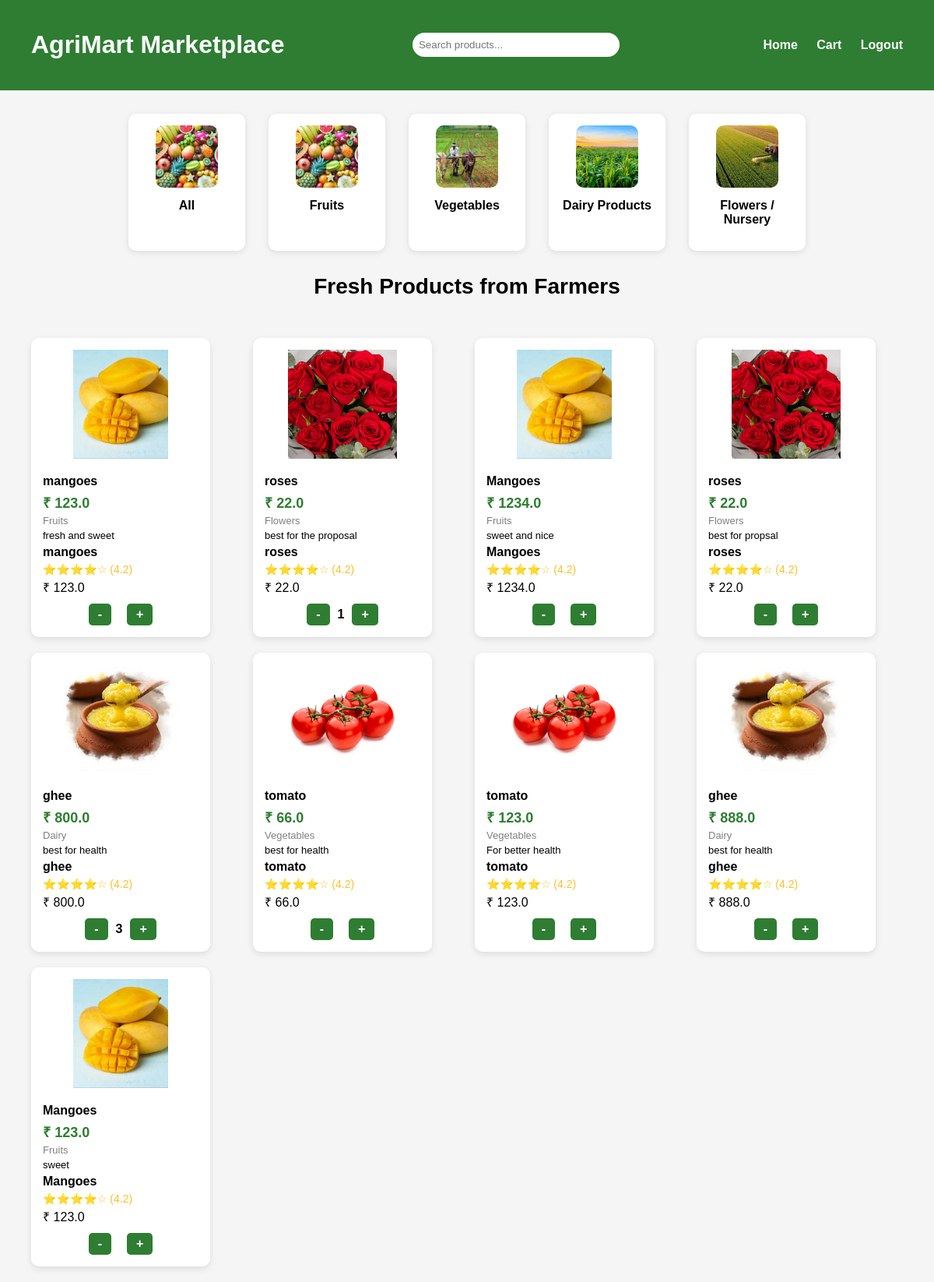
/marketplace (signed in), run on the app's committed database.
### models.py (models this page shows)
class Product(db.Model):
    id = db.Column(db.Integer, primary_key=True)
    name = db.Column(db.String(100))
    price = db.Column(db.Float)
    description = db.Column(db.Text)
    category = db.Column(db.String(100))
    image = db.Column(db.String(200))   # NEW COLUMN
    farmer_id = db.Column(db.Integer, db.ForeignKey('user.id'))

class Cart(db.Model):
    id = db.Column(db.Integer, primary_key=True)
    user_id = db.Column(db.Integer)
    product_id = db.Column(db.Integer)
    quantity = db.Column(db.Integer)

### app.py (the view)
@app.route("/marketplace")
@login_required
def marketplace():
    products = Product.query.all()
    cart_items = Cart.query.filter_by(user_id=current_user.id).all()
    cart_count = sum(item.quantity for item in cart_items)
    return render_template(
        "marketplace.html",
        products=products,
        cart_items=cart_items,
        cart_count=cart_count
    )

### app.py (called while the page is built)
@login_manager.user_loader
def load_user(user_id):
    return User.query.get(int(user_id))

### templates/marketplace.html (shortened to what this page needs)
<!DOCTYPE html>
<html>
<head>
<link rel="stylesheet" href="{{ url_for('static', filename='css/marketplace.css') }}">
</head>
<body>
<div class="header">
    <h1>AgriMart Marketplace</h1>
    <input type="text" placeholder="Search products..." class="search-bar">
    <div class="nav">
        <a href="/">Home</a>
        <a href="/cart">Cart</a>
        <a href="/logout">Logout</a>
    </div>
</div>
<div class="category-section">
<a href="/marketplace" class="category-card">
<img src="{{ url_for('static', filename='images/fruits.jpg') }}">
<p>All</p>
</a>
<a href="/category/Fruits" class="category-card">
<img src="{{ url_for('static', filename='images/fruits.jpg') }}">
<p>Fruits</p>
</a>
<a href="/category/Vegetables" class="category-card">
<img src="{{ url_for('static', filename='images/field.jpg') }}">
<p>Vegetables</p>
</a>
<a href="/category/Dairy" class="category-card">
<img src="{{ url_for('static', filename='images/farm.webp') }}">
<p>Dairy Products</p>
</a>
<a href="/category/Flowers" class="category-card">
<img src="{{ url_for('static', filename='images/crops.jpg') }}">
<p>Flowers / Nursery</p>
</a>
</div>
<h2 class="market-title">Fresh Products from Farmers</h2>
<div class="product-container">
{% for product in products %}
<div class="product-card">
{% if product.image %}
<img src="{{ url_for('static', filename='product_images/' + product.image) }}" class="product-image">
{% else %}
<img src="{{ url_for('static', filename='images/fruits.jpg') }}" class="product-image">
{% endif %}
<h3>{{ product.name }}</h3>
<p class="price">₹ {{ product.price }}</p>
<p class="category">{{ product.category }}</p>
<p class="desc">{{ product.description }}</p>
<h4>{{ product.name }}</h4>
<p class="rating">⭐⭐⭐⭐☆ (4.2)</p>
<p>₹ {{ product.price }}</p>
<div class="cart-controls">
<a href="/decrease_cart/{{ product.id }}" class="qty-btn">-</a>
<span class="qty">
{% for item in cart_items %}
    {% if item.product_id == product.id %}
        {{ item.quantity }}
    {% endif %}
{% endfor %}
</span>
<a href="/add_to_cart/{{ product.id }}" class="qty-btn">+</a>
</div>
</div>
{% endfor %}
</div>
</body>
</html>

### static/css/marketplace.css (style rules this page uses)
body { font-family:Arial; margin:0; background:#b1b3c4; }
.header { display:flex; justify-content:space-between; align-items:center; padding:18px 40px; background:#2e7d32; color:white; }
.nav a { color:white; margin-left:20px; text-decoration:none; font-weight:bold; }
.market-title { text-align:center; margin:30px 0; font-size:28px; }
.product-container { display: grid; grid-template-columns: repeat(auto-fill, minmax(220px, 1fr)); gap: 20px; padding: 20px 40px; }
.product-card { background: white; border-radius: 12px; padding: 15px; box-shadow: 0 2px 8px rgba(0,0,0,0.1); transition: 0.2s; }
.product-card img { width: 100%; height: 140px; object-fit: contain; margin-bottom: 10px; }
.product-card h3 { font-size:16px; margin:6px 0; }
.product-card h4 { margin: 5px 0; }
.product-card p { margin: 4px 0; }
.cart-controls { margin-top: 10px; }
body { background: #f5f5f5; }
.price { font-size:18px; font-weight:bold; color:#2e7d32; margin:5px 0; }
.category { font-size:13px; color:gray; }
.desc { font-size:13px; margin:6px 0; }
.category-section { display:flex; justify-content:center; gap:30px; margin:30px 0; }
.category-card { background:white; padding:15px; border-radius:10px; text-align:center; width:120px; text-decoration:none; color:black; box-shadow:0 2px 8px rgba(0,0,0,0.1); }
.category-card img { width:80px; height:80px; object-fit:cover; border-radius:10px; }
.category-card p { margin-top:10px; font-weight:bold; }
.cart-controls { display:flex; align-items:center; justify-content:center; gap:10px; margin-top:10px; }
.qty-btn { background:#2e7d32; color:white; padding:5px 12px; border-radius:5px; text-decoration:none; font-weight:bold; }
.qty { font-weight:bold; font-size:16px; }
.search-bar { width: 250px; padding: 8px; border-radius: 20px; border: none; outline: none; }
.product-card { transition: 0.2s ease; }
.product-card { background:white; border-radius:10px; padding:15px; width:200px; text-align:left; box-shadow:0 3px 8px rgba(0,0,0,0.1); transition:0.2s; }
.rating { color: #fbc02d; font-size: 14px; margin: 5px 0; }

### data on the page
Product: image (picture), name "mangoes", price "123.0", category "Fruits", description "fresh and sweet"
Product: image (picture), name "roses", price "22.0", category "Flowers", description "best for the proposal"
Cart: quantity "1"
Product: image (picture), name "Mangoes", price "1234.0", category "Fruits", description "sweet and nice"
Product: image (picture), name "roses", price "22.0", category "Flowers", description "best for propsal"
Product: image (picture), name "ghee", price "800.0", category "Dairy", description "best for health"
Cart: quantity "3"
Product: image (picture), name "tomato", price "66.0", category "Vegetables", description "best for health"
Product: image (picture), name "tomato", price "123.0", category "Vegetables", description "For better health"
Product: image (picture), name "ghee", price "888.0", category "Dairy", description "best for health"
Product: image (picture), name "Mangoes", price "123.0", category "Fruits", description "sweet"
